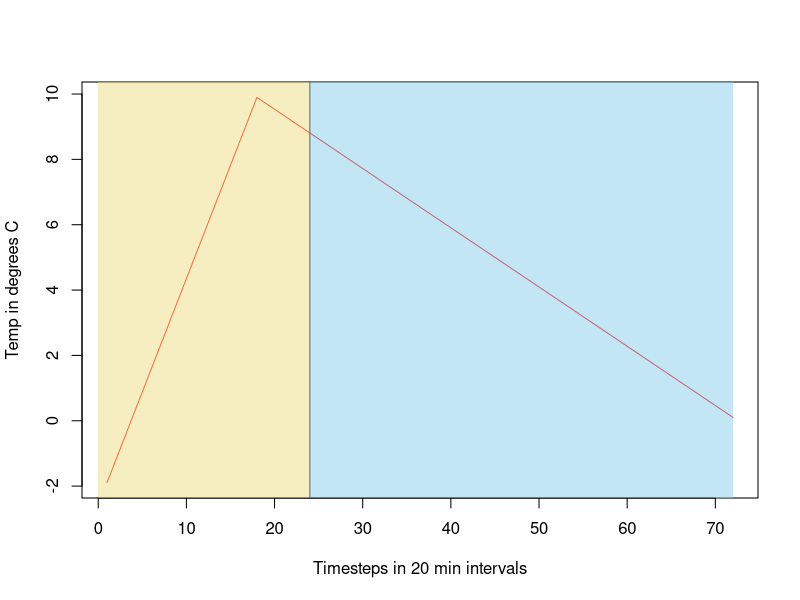

Recreate this plot in R. (Note: this script raises an error after producing the figure.)
### 27/10/2024
# Vera Vinken
# creating a temp profile graph

# copied this function and un-hashed the graph part 
vera_theme <- function(bg) {
  if(bg == "white"){
    bg<-"white"
  } else if (bg == "yellow"){
    bg<-"ivory"
  }
  theme(
    # add border 1)
    panel.border = element_rect(colour = "darkgrey", fill = NA, linetype = 1),
    # color background 2)
    panel.background = element_rect(fill = paste(bg)),
    # modify grid 3)
    panel.grid.major.x = element_line(colour = "darkgrey", linetype = 3, size = 0.5),
    panel.grid.minor.x = element_blank(),
    panel.grid.major.y =  element_line(colour = "darkgrey", linetype = 3, size = 0.5),
    panel.grid.minor.y = element_blank(),
    # modify text, axis and colour 4) and 5)
    axis.text = element_text(colour = "#484537", face = "italic"),
    axis.title = element_text(colour = "#484537", 
                              face="bold"),
    axis.title.y = element_text(vjust = +3), 
    axis.title.x = element_text(vjust = -2.5),
    axis.ticks = element_line(colour = "#484537"),
    # legend at the bottom 6)
    legend.position = "right", 
    legend.title = element_text(face="bold", colour="#484537"),
    legend.text = element_text( colour="#484537"),
    # title
    plot.title = element_text(colour="#484537", face="bold"),
    # plot margins 
    plot.margin = margin(0.5, 0.5, 0.5, 0.5, "cm")
  )
}



temp_func<-function(TS, Tmax_range_low, Tmax_range_high, Tmin_range_low, Tmin_range_high, days, daylight_h, n_daylight_timestep){
  # This function is meant to create a complete temperature profile for the entire simulation
  # Will be ran inside the 'set up environment' function
  # Every timestep within the simulation will pull the 'current temperature' from the vector that this function creates
  
  
  # As we will set the minimum at the end of the day/start of the day
  # we can set the following before the for-loop: 
  minTemp_time_end<<-72
  
  # TEMPERATURE VECTORS FOR MIN AND MAX EACH DAY 
  
  #### CHECK IF THIS IS WHAT WE WANT ### 
  max_temp_vect<<-sample(seq(Tmax_range_low, Tmax_range_high, length=(days)))
  min_temp_vect<<-sample(seq(Tmin_range_low, Tmin_range_high, length=(days)))
  #plot(max_temp_vect, min_temp_vect)
  #now we have a temperature set for each day 
  
  
  # create an empty list where the day-profiles are going to go 
  total_temp_profile<<-c()
  
  
  # START THE FOR LOOP FOR EACH DAY 
  # Now for every day, we need to create a temperature PROFILE 
  for (i in (1:days)){
    
    # establish the current max and min for each loop (day)
    cur_Tmax<<-max_temp_vect[i]
    cur_Tmin<<-min_temp_vect[i]
    
    # CREATE LINE FROM MAX TO MIN 
    # This is the code for 75% 
    cur_maxT_time<<-round((n_daylight_timestep*0.75))
    # How far ar the max and min apart in time? 
    d_time_maxToMin<<-minTemp_time_end-cur_maxT_time
    # how far are they apart in temperature? 
    d_temp_maxToMin<<-cur_Tmax-cur_Tmin
    # Step per timestep: 
    temp_steps_maxToMin<<-d_temp_maxToMin/d_time_maxToMin
    #Now generate a vector with a temperature for each timestep
    max_to_min_vector<<-seq(cur_Tmax,cur_Tmin, by=-temp_steps_maxToMin)   # notice the '-' because we're going down in temp
    
    
    # NOW IT WILL SPLIT UP FOR DAY 1, DAY-END VS ALL THE OTHER DAYS
    # Decide what the previous and minimum is 
    
    if (i==1){
      
      # just set them to the same ones as current? 
      prev_tempMin<<-min_temp_vect[i]
      
    } else if (i==(length(max_temp_vect))){
      
      # just set them to the same ones as current? 
      prev_tempMin<<-min_temp_vect[i]
    } else {
      
      # previous day minimum 
      prev_tempMin<<-min_temp_vect[(i-1)]
      
    } # else for 'normal' days ends (excludes day 1 and the last day )
    
    
    # LINE FROM MIN TO MAX 
    
    # how far are they apart in temperature? 
    d_temp_before<<-cur_Tmax-prev_tempMin
    # Step per timestep: 
    temp_steps_before<-d_temp_before/cur_maxT_time
    #Now generate a vector with a temperature for each timestep
    before_max_vector<<-seq(prev_tempMin,cur_Tmax, by=temp_steps_before)
    # Here we start at min and end at max, so we cut of both min and max (they are include din the other vector)
    before_max_vector<<-before_max_vector[2:(length(before_max_vector)-1)]
    
    # ATTACH THE TWO LINES 
    # Glue the 3 vectors together 
    cur_day_temp_vector<<-c(before_max_vector, max_to_min_vector)
    
    # print a day profile
    if (i==15){
      timesteps_day<-1:72
      yellow<-adjustcolor( 'lightgoldenrod', alpha.f = 0.5)
      blue<-adjustcolor('skyblue', alpha.f=0.5)
      plot(timesteps_day, cur_day_temp_vector, type='l', col='red', ylab='Temp in degrees C', xlab='Timesteps in 20 min intervals')
      abline(v=n_daylight_timestep)
      polygon(x=c(0,0, n_daylight_timestep, n_daylight_timestep), y=c((min(cur_day_temp_vector)-2), (max(cur_day_temp_vector)+2), (max(cur_day_temp_vector)+2), (min(cur_day_temp_vector)-2)), col=yellow, border=F)
      polygon(x=c(n_daylight_timestep, n_daylight_timestep, (length(timesteps_day)), (length(timesteps_day))), y=c((min(cur_day_temp_vector)-2), (max(cur_day_temp_vector)+2), (max(cur_day_temp_vector)+2), ( min(cur_day_temp_vector)-2)), col=blue, border=F)
      print(paste('minimum temp =',cur_Tmin))
      print(paste('minimum temp prev day=',prev_tempMin))
      print(cur_day_temp_vector)

    }


    # ATTACH THE CURRENT DAY PROFILE TO THE BIG ONE 
    # Ok cool, I have a vector that has the temperatures for every day. 
    # Now save them somewhere so they can all be amended 
    total_temp_profile<<-c(total_temp_profile, cur_day_temp_vector)
    
    #Create a matrix alternative, which can be saved 
    mat_temp<<-t(as.matrix(total_temp_profile))
    
  } # for loop per day ends 
  
  
} # temp function ends 

temp_func(TS = 2160, Tmax_range_low = 7, Tmax_range_high = 13, Tmin_range_low = -3, Tmin_range_high = 3, days = 30, daylight_h = 8, n_daylight_timestep = 24)


n_daylight_timestep = 24
df<-as.data.frame(cbind(timesteps_day, cur_day_temp_vector))
ggplot(df, aes(x = timesteps_day, y = cur_day_temp_vector)) +
  geom_line(lwd = 1) +
  ylab("Temperature in degrees Celsius") +
  xlab("Timestep within day (20 min)") +
  vera_theme(bg = "white")+
  geom_polygon( aes(x = c(0, 0, 24, 24),
                   y = c(-14.17241, 0.6551724,
                         0.6551724, -14.17241),
               fill = "yellow", color = NA))# +


# Define a separate data frame for the polygon
polygon_data <- data.frame(
  x = c(0, 0, 24, 24),
  y = c(-0.03448276, 11.68966, 11.68966, -0.03448276)
)

polygon_data2 <- data.frame(
  x = c(24, 24, 72, 72),
  y = c(-0.03448276, 11.68966, 11.68966, -0.03448276)
)

# Plot with polygon
p<-ggplot(df, aes(x = timesteps_day, y = cur_day_temp_vector)) +
  geom_line(lwd = 1) +
  ylab("Temperature in degrees Celsius") +
  xlab("Timestep within day (20 min)") +
  vera_theme(bg = "white") +
  geom_polygon(data = polygon_data, aes(x = x, y = y), fill = alpha("lightgoldenrod", 0.6), color = NA)+
  geom_polygon(data = polygon_data2, aes(x = x, y = y), fill = alpha("skyblue", 0.6), color = NA)+
  geom_line(lwd = 1)


## save 
ggsave("standardized_plot_graph_general.png", plot = p, width = 7, height = 4, dpi = 500)  # Specify the size in inches and resolution




